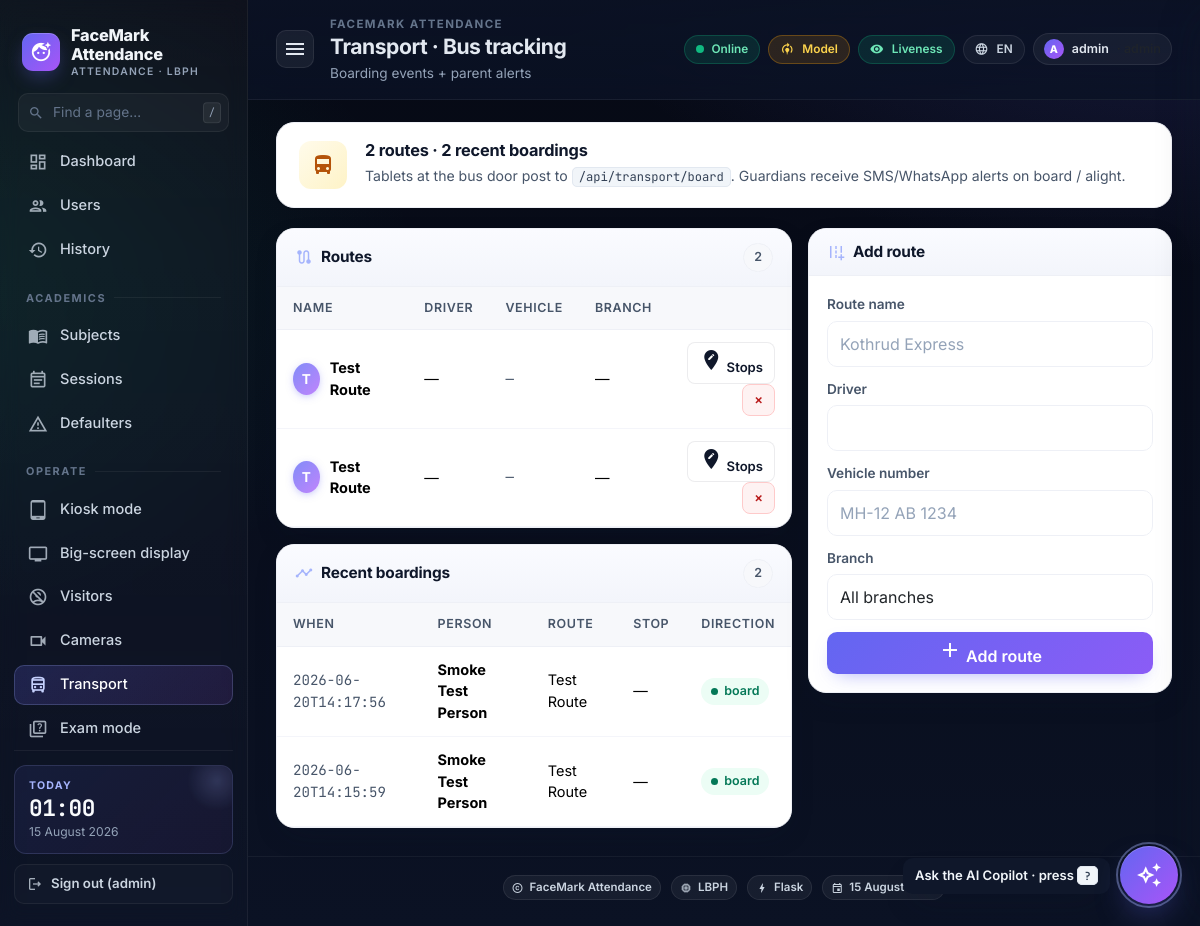
The app's page /transport (signed in) with its own data.
### tables this page shows
CREATE TABLE settings (
    key   TEXT PRIMARY KEY,
    value TEXT NOT NULL
);

CREATE TABLE bus_routes (
    id          INTEGER PRIMARY KEY AUTOINCREMENT,
    name        TEXT NOT NULL,
    driver      TEXT,
    vehicle_no  TEXT,
    branch_id   INTEGER,
    created_at  TEXT NOT NULL,
    FOREIGN KEY(branch_id) REFERENCES branches(id) ON DELETE SET NULL
);

CREATE TABLE bus_boardings (
    id          INTEGER PRIMARY KEY AUTOINCREMENT,
    person_id   TEXT NOT NULL,
    route_id    INTEGER,
    stop_id     INTEGER,
    direction   TEXT NOT NULL,           -- 'board' / 'alight'
    seen_at     TEXT NOT NULL,
    location    TEXT                     -- 'lat,lng' optional
);

CREATE TABLE persons (
    id            INTEGER PRIMARY KEY AUTOINCREMENT,
    person_id     TEXT UNIQUE NOT NULL,
    name          TEXT NOT NULL,
    department_id INTEGER,
    email         TEXT,
    created_at    TEXT NOT NULL, guardian_email TEXT, date_of_birth TEXT, phone TEXT, guardian_phone TEXT, branch_id INTEGER, contractor_id INTEGER, pin_hash TEXT, qr_secret TEXT, lang TEXT, rfid_uid TEXT, tenant_id INTEGER, manager_id TEXT, chat_user_id TEXT, scim_external_id TEXT,
    FOREIGN KEY(department_id) REFERENCES departments(id) ON DELETE SET NULL
);

### app.py (the view, shortened to what this page needs)
@app.route('/transport', methods=['GET', 'POST'])
@role_required('admin', 'hr', 'teacher')
def transport():
    routes = db.list_bus_routes()
    return render_template('transport.html',
                           routes=routes,
                           boardings=db.list_boardings(100),
                           branches=db.list_branches())

### app.py (called while the page is built)
@app.after_request
def _metrics_record(resp):
    try:
        ms = (time.perf_counter() - getattr(__import__('flask').g, 't0', time.perf_counter())) * 1000.0
        infra_record_request(resp.status_code, ms)
    except Exception:  # noqa: BLE001
        pass
    return resp

@app.context_processor
def _inject_infra():
    return {'csp_nonce': infra_mw.csp_nonce,
            'asset_version': os.environ.get('FACEMARK_ASSET_VERSION', 'v2')}

@app.after_request
def _cache_static(resp):
    if request.path.startswith('/static/'):
        if 'v=' in request.query_string.decode('utf-8', errors='ignore'):
            resp.headers['Cache-Control'] = 'public, max-age=31536000, immutable'
        else:
            resp.headers['Cache-Control'] = 'public, max-age=86400'
    return resp

def role_required(*allowed):
    def deco(fn):
        @wraps(fn)
        def wrap(*a, **kw):
            if not session.get('admin'):
                return redirect(url_for('login', next=request.path))
            role = session.get('role') or 'admin'
            if role == 'admin' or role in allowed:
                return fn(*a, **kw)
            if request.path.startswith('/api/'):
                return jsonify({'ok': False, 'error': 'forbidden'}), 403
            flash(f'Requires one of: {", ".join(allowed)}', 'danger')
            return redirect(url_for('home'))
        return wrap
    return deco

### db.py (called while the page is built, shortened)
def _pragma_once(conn: sqlite3.Connection) -> None:
    global _PRAGMA_ONCE_DONE
    if _PRAGMA_ONCE_DONE:
        return

def get_conn() -> sqlite3.Connection:
    conn = sqlite3.connect(DB_PATH, timeout=10.0,
                           check_same_thread=False)
    conn.row_factory = sqlite3.Row
    conn.execute('PRAGMA foreign_keys = ON')
    conn.execute('PRAGMA busy_timeout = 5000')
    _pragma_once(conn)
    return conn

@contextmanager
def tx():
    conn = get_conn()
    try:
        yield conn
        conn.commit()
    finally:
        conn.close()

def get_setting(key: str, default: Optional[str] = None) -> Optional[str]:
    with tx() as c:
        r = c.execute('SELECT value FROM settings WHERE key = ?', (key,)).fetchone()
        return r['value'] if r else default

def list_branches() -> list[dict]:
    with tx() as c:
        return [dict(r) for r in c.execute(
            'SELECT * FROM branches ORDER BY name').fetchall()]

### infra/csrf.py (called while the page is built)
def _token() -> str:
    tok = session.get('_csrf')
    if not tok:
        tok = secrets.token_urlsafe(24)
        session['_csrf'] = tok
    return tok

### templates/transport.html (shortened to what this page needs)
{% extends "base.html" %}
{% block page_title %}Transport · Bus tracking{% endblock %}
{% block page_sub %}Boarding events + parent alerts{% endblock %}
{% block content %}
<div class="page-hero hero-amber">
  <div class="ph-icn"><i class="material-icons">directions_bus</i></div>
  <div class="ph-body">
    <h5>{{ routes|length }} route{{ '' if routes|length == 1 else 's' }} · {{ boardings|length }} recent boardings</h5>
    <p>Tablets at the bus door post to <code>/api/transport/board</code>.
       Guardians receive SMS/WhatsApp alerts on board / alight.</p>
  </div>
</div>
<div class="row g-3">
  <div class="col-lg-7">
    <div class="card surface mb-3">
      <div class="surface-head">
        <h5 class="m-0"><i class="material-icons" style="color:#a5b4fc">route</i> Routes</h5>
        <span class="chip ghost">{{ routes|length }}</span>
      </div>
      <div class="surface-body p-0">
        <table class="table mb-0">
          <thead><tr><th>Name</th><th>Driver</th><th>Vehicle</th><th>Branch</th><th></th></tr></thead>
          <tbody>
            {% for r in routes %}
            <tr>
              <td>
                <div class="user-cell">
                  <span class="avatar">{{ r.name[0] | upper }}</span>
                  <strong>{{ r.name }}</strong>
                </div>
              </td>
              <td>{{ r.driver or '—' }}</td>
              <td><span class="mono">{{ r.vehicle_no or '—' }}</span></td>
              <td>{{ r.branch_name or '—' }}</td>
              <td class="text-end">
                <a class="btn btn-sm btn-ghost" href="{{ url_for('transport_stops', rid=r.id) }}">
                  <i class="material-icons md-16">edit_location</i> Stops
                </a>
                <form method="POST" class="d-inline" onsubmit="return confirm('Delete?')">
                  <button class="btn btn-sm btn-danger-soft">×</button>
                </form>
              </td>
            </tr>
            {% endfor %}
          </tbody>
        </table>
      </div>
    </div>
    <div class="card surface">
      <div class="surface-head">
        <h5 class="m-0"><i class="material-icons" style="color:#a5b4fc">timeline</i> Recent boardings</h5>
        <span class="chip ghost">{{ boardings|length }}</span>
      </div>
      <div class="surface-body p-0">
        <table class="table mb-0">
          <thead><tr><th>When</th><th>Person</th><th>Route</th><th>Stop</th><th>Direction</th></tr></thead>
          <tbody>
            {% for b in boardings %}
            <tr>
              <td><span class="mono">{{ b.seen_at }}</span></td>
              <td><strong>{{ b.person_name or b.person_id }}</strong></td>
              <td>{{ b.route_name or '—' }}</td>
              <td>{{ b.stop_name or '—' }}</td>
              <td>
                {% if b.direction == 'board' %}
                  <span class="status-chip success"><span class="dot"></span> board</span>
                {% else %}
                  <span class="status-chip"><span class="dot"></span> alight</span>
                {% endif %}
              </td>
            </tr>
            {% else %}
            <tr><td colspan="5" class="text-center text-muted py-4">No boardings logged.</td></tr>
            {% endfor %}
          </tbody>
        </table>
      </div>
    </div>
  </div>
  <div class="col-lg-5">
    <div class="card surface">
      <div class="surface-head">
        <h5 class="m-0"><i class="material-icons" style="color:#a5b4fc">add_road</i> Add route</h5>
      </div>
      <div class="surface-body">
        <form method="POST">
          <div class="fld"><label>Route name</label><input name="name" class="form-control" placeholder="Kothrud Express" required></div>
          <div class="fld"><label>Driver</label><input name="driver" class="form-control"></div>
          <div class="fld"><label>Vehicle number</label><input name="vehicle_no" class="form-control" placeholder="MH-12 AB 1234"></div>
          <div class="fld">
            <label>Branch</label>
            <select name="branch_id" class="form-select">
              <option value="">All branches</option>
            </select>
          </div>
          <button class="btn btn-primary w-100">
            <i class="material-icons md-16">add</i> Add route
          </button>
        </form>
      </div>
    </div>
  </div>
</div>
{% endblock %}

### templates/base.html (shortened to what this page needs)
<!doctype html>
<html lang="en">
<head>
  <link href="https://cdn.jsdelivr.net/npm/bootstrap@5.3.2/dist/css/bootstrap.min.css" rel="stylesheet">
  <link href="{{ url_for('static', filename='css/styles.css') }}?v={{ asset_version }}" rel="stylesheet">
</head>
<body>
<div class="app-shell">
  <aside class="sidebar" id="sidebar">
    <div class="brand">
      <span class="brand-mark"><i class="material-icons">face_retouching_natural</i></span>
      <span class="brand-name">
        {{ org_name }}
        <small>Attendance · {{ recognizer_backend }}</small>
      </span>
    </div>
    <div class="side-search">
      <i class="material-icons-outlined">search</i>
      <input type="text" placeholder="Find a page…" id="sideSearch" autocomplete="off" />
      <kbd>/</kbd>
    </div>
    <nav class="side-nav" id="sideNav">
      <a class="side-link {% if request.endpoint == 'home' %}active{% endif %}" href="{{ url_for('home') }}">
        <i class="material-icons-outlined">dashboard</i><span>Dashboard</span>
      </a>
      <a class="side-link {% if request.endpoint == 'list_users' %}active{% endif %}" href="{{ url_for('list_users') }}">
        <i class="material-icons-outlined">group</i><span>Users</span>
      </a>
      <a class="side-link {% if request.endpoint == 'history' %}active{% endif %}" href="{{ url_for('history') }}">
        <i class="material-icons-outlined">history</i><span>History</span>
      </a>
      <div class="side-section">Academics</div>
      <a class="side-link {% if request.endpoint == 'subjects' %}active{% endif %}" href="{{ url_for('subjects') }}">
        <i class="material-icons-outlined">menu_book</i><span>Subjects</span>
      </a>
      <a class="side-link {% if request.endpoint in ('sessions', 'session_detail') %}active{% endif %}" href="{{ url_for('sessions') }}">
        <i class="material-icons-outlined">event_note</i><span>Sessions</span>
      </a>
      <a class="side-link {% if request.endpoint == 'defaulters' %}active{% endif %}" href="{{ url_for('defaulters') }}">
        <i class="material-icons-outlined">warning_amber</i><span>Defaulters</span>
      </a>
      <div class="side-section">Operate</div>
      <a class="side-link" href="{{ url_for('kiosk') }}" target="_blank">
        <i class="material-icons-outlined">tablet_android</i><span>Kiosk mode</span>
      </a>
      <a class="side-link" href="{{ url_for('display_board') }}" target="_blank">
        <i class="material-icons-outlined">tv</i><span>Big-screen display</span>
      </a>
      <a class="side-link {% if request.endpoint == 'visitors' %}active{% endif %}" href="{{ url_for('visitors') }}">
        <i class="material-icons-outlined">no_accounts</i><span>Visitors</span>
      </a>
      <a class="side-link {% if request.endpoint == 'cameras' %}active{% endif %}" href="{{ url_for('cameras') }}">
        <i class="material-icons-outlined">videocam</i><span>Cameras</span>
      </a>
      <a class="side-link {% if request.endpoint in ('transport','transport_stops') %}active{% endif %}" href="{{ url_for('transport') }}">
        <i class="material-icons-outlined">directions_bus</i><span>Transport</span>
      </a>
      <a class="side-link {% if request.endpoint in ('exams','exam_detail') %}active{% endif %}" href="{{ url_for('exams') }}">
        <i class="material-icons-outlined">quiz</i><span>Exam mode</span>
      </a>
    </nav>
    <div class="side-foot">
      <div class="side-card">
        <div class="side-card-title">Today</div>
        <div class="side-card-value" id="sideClock">--:--</div>
        <div class="side-card-sub">{{ datetoday2 }}</div>
      </div>
      {% if admin_user %}
      <a class="side-logout" href="{{ url_for('logout') }}">
        <i class="material-icons-outlined md-18">logout</i> Sign out ({{ admin_user }})
      </a>
      {% endif %}
    </div>
  </aside>
  <div class="main">
    <header class="topbar">
      <button class="icon-btn sidebar-toggle" id="sidebarToggle" aria-label="Toggle sidebar">
        <i class="material-icons">menu</i>
      </button>
      <div class="topbar-title">
        <div class="crumb">{% block crumb %}{{ org_name }}{% endblock %}</div>
        <h1>{% block page_title %}Dashboard{% endblock %}</h1>
        <p>{% block page_sub %}Real-time face recognition attendance{% endblock %}</p>
      </div>
      <div class="topbar-right">
        <span class="pill" title="Server is reachable"><span class="pulse"></span> Online</span>
        {% if model_trained %}
          <span class="pill pill-good" title="Recogniser model is trained">
            <i class="material-icons md-16">verified</i> Model
          </span>
        {% else %}
          <span class="pill pill-warn" title="No trained recogniser yet — register a user">
            <i class="material-icons md-16">model_training</i> Model
          </span>
        {% endif %}
        {% if liveness_on %}
          <span class="pill pill-good" title="Liveness anti-spoofing on">
            <i class="material-icons md-16">remove_red_eye</i> Liveness
          </span>
        {% endif %}
        <div class="dropdown">
          <button class="pill ghost" data-bs-toggle="dropdown" aria-expanded="false" title="Language">
            <i class="material-icons md-16">language</i>
            {{ lang|upper }}
          </button>
        </div>
        {% if admin_user %}
        <div class="dropdown">
          <button class="role-chip" data-bs-toggle="dropdown" aria-expanded="false" title="Account">
            <span class="role-avatar">{{ admin_user[0]|upper }}</span>
            <span class="d-none d-md-inline">{{ admin_user }}</span>
            <span class="d-none d-md-inline text-muted">· {{ admin_role }}</span>
          </button>
        </div>
        {% endif %}
      </div>
    </header>
    <div class="content">
      {% block content %}{% endblock %}
    </div>
    <footer class="app-footer">
      <span class="ft-pill"><i class="material-icons-outlined">copyright</i> {{ org_name }}</span>
      <span class="ft-pill"><i class="material-icons-outlined">memory</i> {{ recognizer_backend }}</span>
      <span class="ft-pill"><i class="material-icons-outlined">bolt</i> Flask</span>
      <span class="ft-pill"><i class="material-icons-outlined">event</i> {{ datetoday2 }}</span>
    </footer>
    {% if admin_user %}
    <button class="fab-copilot" id="fabCopilot" aria-label="Open AI Copilot">
      <i class="material-icons-outlined">auto_awesome</i>
    </button>
    <div class="fab-tip" id="fabTip">Ask the AI Copilot · press <kbd>?</kbd></div>
    {% endif %}
  </div>
</div>
</body>
</html>

### records on screen
settings: value "FaceMark Attendance", value "FACEMARK ATTENDANCE"
bus_routes: name "T", name "Test Route", driver "—", vehicle_no "—", branch_name "—"
bus_routes: name "T", name "Test Route", driver "—", vehicle_no "—", branch_name "—"
bus_boardings: seen_at "2026-06-20T14:17:56", name "Smoke Test Person", name "Test Route", stop_name "—", direction "board" (drawn)
bus_boardings: seen_at "2026-06-20T14:15:59", name "Smoke Test Person", name "Test Route", stop_name "—", direction "board" (drawn)

### other values on screen
{{ recognizer_backend }} "LBPH"
{{ admin_user }} "admin"
{{ lang|upper }} "EN"
{{ admin_user[0]|upper }} "A"
{{ routes|length }} "2"
{{ '' if routes|length == 1 else 's' }} "s"
{{ boardings|length }} "2"
